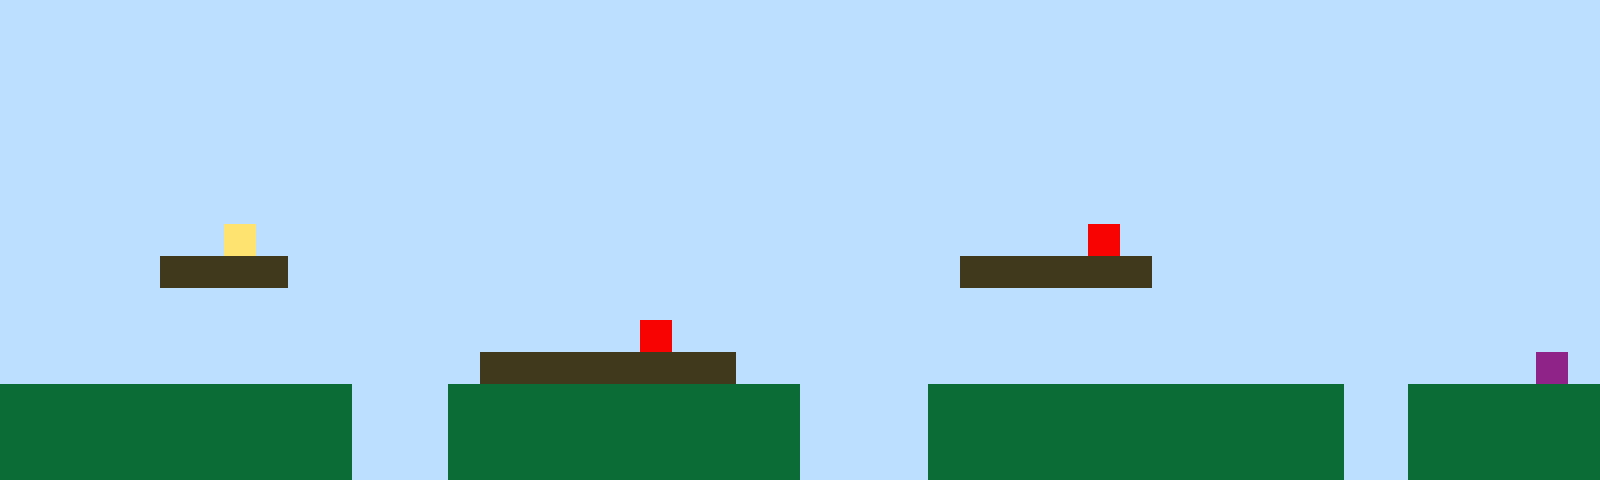

A 2D game scene composited from a Tiled map and its tileset images. What follows is a short description and the map's XML, with every tile layer's data as written:
An orthogonal 50x15 tile map with 32x32 px tiles, 1 tile layer (Tile Layer 1).

<map version="1.10" tiledversion="1.11.2" orientation="orthogonal" renderorder="right-up" width="50" height="15" tilewidth="32" tileheight="32" infinite="0" nextlayerid="2" nextobjectid="1"><editorsettings><export target="map1.csv" format="csv" /></editorsettings><tileset firstgid="1" name="sprites" tilewidth="32" tileheight="32" tilecount="6" columns="3"><image source="sprites.png" width="96" height="64" /></tileset><layer id="1" name="Tile Layer 1" width="50" height="15"><data encoding="csv">1,1,1,1,1,1,1,1,1,1,1,1,1,1,1,1,1,1,1,1,1,1,1,1,1,1,1,1,1,1,1,1,1,1,1,1,1,1,1,1,1,1,1,1,1,1,1,1,1,1,1,1,1,1,1,1,1,1,1,1,1,1,1,1,1,1,1,1,1,1,1,1,1,1,1,1,1,1,1,1,1,1,1,1,1,1,1,1,1,1,1,1,1,1,1,1,1,1,1,1,1,1,1,1,1,1,1,1,1,1,1,1,1,1,1,1,1,1,1,1,1,1,1,1,1,1,1,1,1,1,1,1,1,1,1,1,1,1,1,1,1,1,1,1,1,1,1,1,1,1,1,1,1,1,1,1,1,1,1,1,1,1,1,1,1,1,1,1,1,1,1,1,1,1,1,1,1,1,1,1,1,1,1,1,1,1,1,1,1,1,1,1,1,1,1,1,1,1,1,1,1,1,1,1,1,1,1,1,1,1,1,1,1,1,1,1,1,1,1,1,1,1,1,1,1,1,1,1,1,1,1,1,1,1,1,1,1,1,1,1,1,1,1,1,1,1,1,1,1,1,1,1,1,1,1,1,1,1,1,1,1,1,1,1,1,1,1,1,1,1,1,1,1,1,1,1,1,1,1,1,1,1,1,1,1,1,1,1,1,1,1,1,1,1,1,1,1,1,1,1,1,1,1,1,1,1,1,1,1,1,1,1,1,1,1,1,1,1,1,1,1,1,1,1,1,1,1,1,1,1,1,1,1,1,1,1,1,1,1,1,1,1,1,1,1,1,1,1,1,1,1,1,1,1,1,1,1,4,1,1,1,1,1,1,1,1,1,1,1,1,1,1,1,1,1,1,1,1,1,1,1,1,1,1,5,1,1,1,1,1,1,1,1,1,1,1,1,1,1,1,1,1,1,1,1,3,3,3,3,1,1,1,1,1,1,1,1,1,1,1,1,1,1,1,1,1,1,1,1,1,3,3,3,3,3,3,1,1,1,1,1,1,1,1,1,1,1,1,1,1,1,1,1,1,1,1,1,1,1,1,1,1,1,1,1,1,1,1,1,1,1,1,1,1,1,1,1,1,1,1,1,1,1,1,1,1,1,1,1,1,1,1,1,1,1,1,1,1,1,1,1,1,1,1,1,1,1,1,1,1,1,1,1,1,1,1,1,1,1,1,5,1,1,1,1,1,1,1,1,1,1,1,1,1,1,1,1,1,1,1,1,1,1,1,1,1,1,1,1,1,1,1,1,1,1,1,1,1,1,1,1,1,1,1,1,3,3,3,3,3,3,3,3,1,1,1,1,1,1,1,1,1,1,1,1,1,1,1,1,1,1,1,1,1,1,1,1,1,6,1,2,2,2,2,2,2,2,2,2,2,2,1,1,1,2,2,2,2,2,2,2,2,2,2,2,1,1,1,1,2,2,2,2,2,2,2,2,2,2,2,2,2,1,1,2,2,2,2,2,2,2,2,2,2,2,2,2,2,2,2,2,1,1,1,2,2,2,2,2,2,2,2,2,2,2,1,1,1,1,2,2,2,2,2,2,2,2,2,2,2,2,2,1,1,2,2,2,2,2,2,2,2,2,2,2,2,2,2,2,2,2,1,1,1,2,2,2,2,2,2,2,2,2,2,2,1,1,1,1,2,2,2,2,2,2,2,2,2,2,2,2,2,1,1,2,2,2,2,2,2</data></layer></map>
